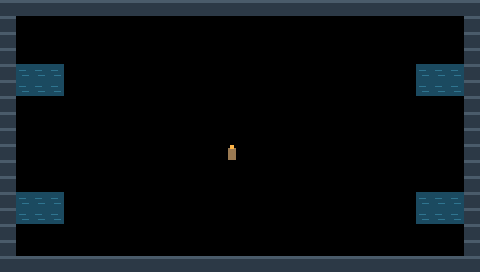

Tiled map render using the project's own tile images. Description and the whole map definition, tile-layer contents included, below:
An orthogonal 30x17 tile map with 16x16 px tiles, 2 tile layers (terreno, marcadores).

<map version="1.10" tiledversion="1.11.0" orientation="orthogonal" renderorder="right-down" width="30" height="17" tilewidth="16" tileheight="16" infinite="0" nextlayerid="3" nextobjectid="1">
 <properties>
  <property name="tipo" value="jefe" />
  <property name="nombre" value="sirena" />
 </properties>
 <tileset firstgid="1" source="muelle.tsx" />
 <layer id="1" name="terreno" width="30" height="17">
  <data encoding="csv">
1,1,1,1,1,1,1,1,1,1,1,1,1,1,1,1,1,1,1,1,1,1,1,1,1,1,1,1,1,1,
1,0,0,0,0,0,0,0,0,0,0,0,0,0,0,0,0,0,0,0,0,0,0,0,0,0,0,0,0,1,
1,0,0,0,0,0,0,0,0,0,0,0,0,0,0,0,0,0,0,0,0,0,0,0,0,0,0,0,0,1,
1,0,0,0,0,0,0,0,0,0,0,0,0,0,0,0,0,0,0,0,0,0,0,0,0,0,0,0,0,1,
1,2,2,2,0,0,0,0,0,0,0,0,0,0,0,0,0,0,0,0,0,0,0,0,0,0,2,2,2,1,
1,2,2,2,0,0,0,0,0,0,0,0,0,0,0,0,0,0,0,0,0,0,0,0,0,0,2,2,2,1,
1,0,0,0,0,0,0,0,0,0,0,0,0,0,0,0,0,0,0,0,0,0,0,0,0,0,0,0,0,1,
1,0,0,0,0,0,0,0,0,0,0,0,0,0,0,0,0,0,0,0,0,0,0,0,0,0,0,0,0,1,
1,0,0,0,0,0,0,0,0,0,0,0,0,0,0,0,0,0,0,0,0,0,0,0,0,0,0,0,0,1,
1,0,0,0,0,0,0,0,0,0,0,0,0,0,0,0,0,0,0,0,0,0,0,0,0,0,0,0,0,1,
1,0,0,0,0,0,0,0,0,0,0,0,0,0,0,0,0,0,0,0,0,0,0,0,0,0,0,0,0,1,
1,0,0,0,0,0,0,0,0,0,0,0,0,0,0,0,0,0,0,0,0,0,0,0,0,0,0,0,0,1,
1,2,2,2,0,0,0,0,0,0,0,0,0,0,0,0,0,0,0,0,0,0,0,0,0,0,2,2,2,1,
1,2,2,2,0,0,0,0,0,0,0,0,0,0,0,0,0,0,0,0,0,0,0,0,0,0,2,2,2,1,
1,0,0,0,0,0,0,0,0,0,0,0,0,0,0,0,0,0,0,0,0,0,0,0,0,0,0,0,0,1,
1,0,0,0,0,0,0,0,0,0,0,0,0,0,0,0,0,0,0,0,0,0,0,0,0,0,0,0,0,1,
1,1,1,1,1,1,1,1,1,1,1,1,1,1,1,1,1,1,1,1,1,1,1,1,1,1,1,1,1,1
</data>
 </layer>
 <layer id="2" name="marcadores" width="30" height="17">
  <data encoding="csv">
0,0,0,0,0,0,0,0,0,0,0,0,0,0,0,0,0,0,0,0,0,0,0,0,0,0,0,0,0,0,
0,0,0,0,0,0,0,0,0,0,0,0,0,0,0,0,0,0,0,0,0,0,0,0,0,0,0,0,0,0,
0,0,0,0,0,0,0,0,0,0,0,0,0,0,0,0,0,0,0,0,0,0,0,0,0,0,0,0,0,0,
0,0,0,0,0,0,0,0,0,0,0,0,0,0,0,0,0,0,0,0,0,0,0,0,0,0,0,0,0,0,
0,0,0,0,0,0,0,0,0,0,0,0,0,0,0,0,0,0,0,0,0,0,0,0,0,0,0,0,0,0,
0,0,0,0,0,0,0,0,0,0,0,0,0,0,0,0,0,0,0,0,0,0,0,0,0,0,0,0,0,0,
0,0,0,0,0,0,0,0,0,0,0,0,0,0,0,0,0,0,0,0,0,0,0,0,0,0,0,0,0,0,
0,0,0,0,0,0,0,0,0,0,0,0,0,0,0,0,0,0,0,0,0,0,0,0,0,0,0,0,0,0,
0,0,0,0,0,0,0,0,0,0,0,0,0,0,0,0,0,0,0,0,0,0,0,0,0,0,0,0,0,0,
0,0,0,0,0,0,0,0,0,0,0,0,0,0,4,0,0,0,0,0,0,0,0,0,0,0,0,0,0,0,
0,0,0,0,0,0,0,0,0,0,0,0,0,0,0,0,0,0,0,0,0,0,0,0,0,0,0,0,0,0,
0,0,0,0,0,0,0,0,0,0,0,0,0,0,0,0,0,0,0,0,0,0,0,0,0,0,0,0,0,0,
0,0,0,0,0,0,0,0,0,0,0,0,0,0,0,0,0,0,0,0,0,0,0,0,0,0,0,0,0,0,
0,0,0,0,0,0,0,0,0,0,0,0,0,0,0,0,0,0,0,0,0,0,0,0,0,0,0,0,0,0,
0,0,0,0,0,0,0,0,0,0,0,0,0,0,0,0,0,0,0,0,0,0,0,0,0,0,0,0,0,0,
0,0,0,0,0,0,0,0,0,0,0,0,0,0,0,0,0,0,0,0,0,0,0,0,0,0,0,0,0,0,
0,0,0,0,0,0,0,0,0,0,0,0,0,0,0,0,0,0,0,0,0,0,0,0,0,0,0,0,0,0
</data>
 </layer>
</map>
